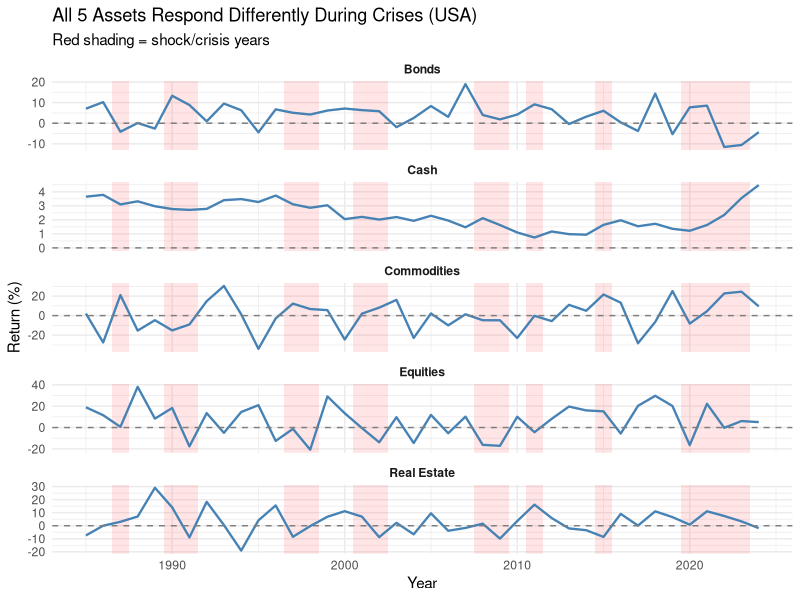
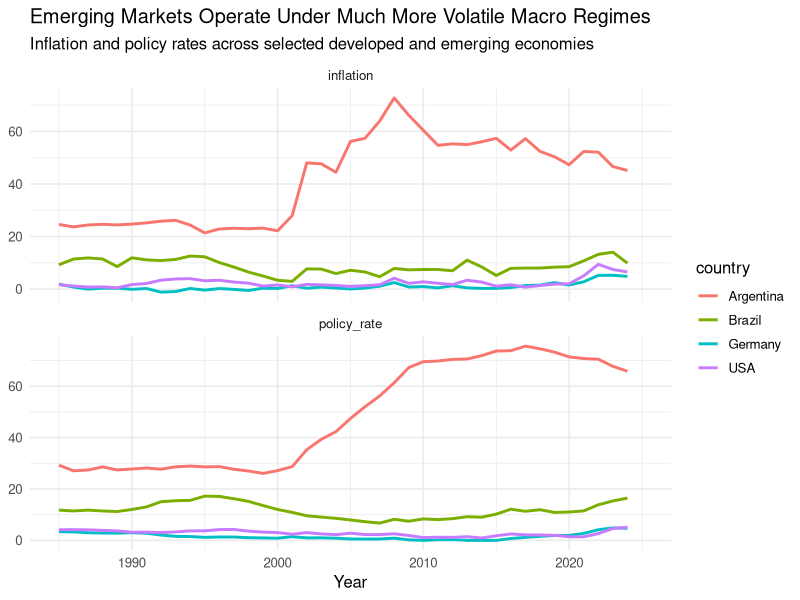
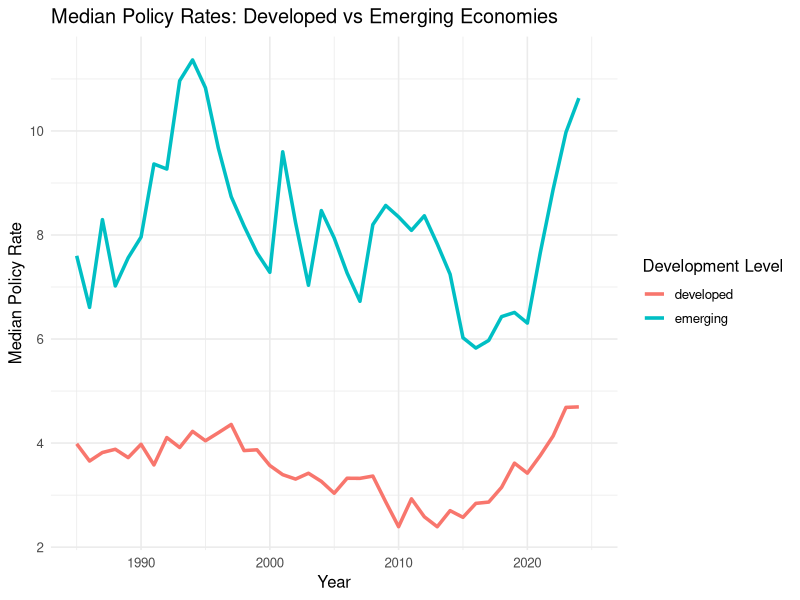
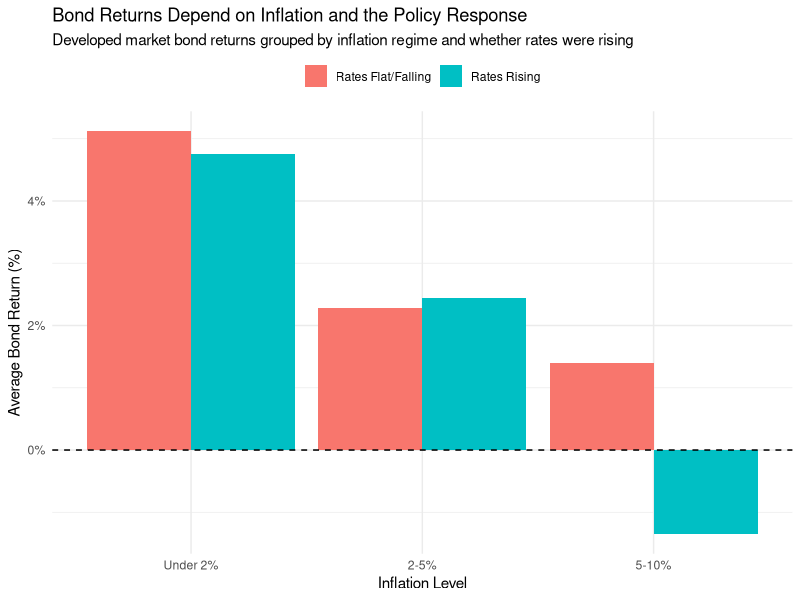
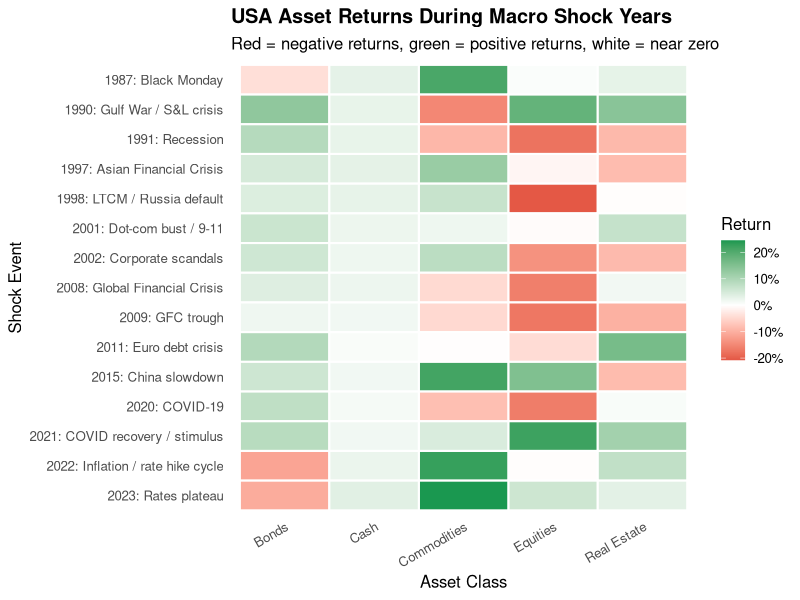

Generate these figures, in order, with R:
## ---- chunk 1


library(tidyverse)


# load all datasets
asset_returns <- read_csv("data/asset_returns.csv")
macro_indicators <- read_csv("data/macro_indicators.csv")
recession_episodes <- read_csv("data/recession_episodes.csv")
correlations <- read_csv("data/correlations.csv")
macro_monthly <- read_csv("data/macro_monthly.csv") 

# quick look at the structure of the two main datasets
glimpse(asset_returns)
glimpse(macro_indicators)

# what does a typical year look like for each investment type?
asset_returns |>
  summarize(
    `Avg Stock Return` = mean(equities),
    `Avg Bond Return` = mean(bonds),
    `Avg Real Estate Return` = mean(real_estate),
    `Avg Commodity Return` = mean(commodities),
    `Avg Cash Return` = mean(cash)
  )|>
  knitr::kable(digits = 2)

# how many countries and years are in the dataset?
asset_returns |> summarize(
  countries = n_distinct(country),
  years = n_distinct(year),
  total_rows = n()
)|>
  knitr::kable(digits = 2)

# what crises are in the data and how many country-years were affected?
asset_returns |>
  filter(!is.na(shock_event)) |>
  group_by(shock_event) |>
  summarize(
    years = paste(unique(year), collapse = ", "),
    countries_affected = n_distinct(country),
    country_years = n(),
    .groups = "drop"
  ) |>
  arrange(years) |>
  knitr::kable()

## ---- chunk 2

shock_avg <- asset_returns |>
  mutate(shock = ifelse(is.na(shock_event), "No Shock", "Shock")) |>
  group_by(shock) |>
  summarize(
    Equities = mean(equities),
    Bonds = mean(bonds),
    `Real Estate` = mean(real_estate),
    Commodities = mean(commodities),
    Cash = mean(cash)
  )

shock_avg |>
  knitr::kable()

# get the actual shock years for USA
usa_shocks <- asset_returns |>
  filter(country == "USA", !is.na(shock_event)) |>
  select(year, shock_event)

usa_shocks|>
  knitr::kable()
## ---- chunk 3
asset_returns |>
  filter(country == "USA") |>
  pivot_longer(cols = c(equities, bonds, real_estate, commodities, cash),
               names_to = "asset",
               values_to = "return") |>
  mutate(asset = str_to_title(str_replace_all(asset, "_", " ")),
         shock = ifelse(is.na(shock_event), "No Shock", "Shock")) |>
  ggplot(aes(x = year, y = return)) +
  # shade every shock year
  annotate("rect", xmin = 1986.5, xmax = 1987.5, ymin = -Inf, ymax = Inf, alpha = 0.1, fill = "red") +
  annotate("rect", xmin = 1989.5, xmax = 1991.5, ymin = -Inf, ymax = Inf, alpha = 0.1, fill = "red") +
  annotate("rect", xmin = 1996.5, xmax = 1998.5, ymin = -Inf, ymax = Inf, alpha = 0.1, fill = "red") +
  annotate("rect", xmin = 2000.5, xmax = 2002.5, ymin = -Inf, ymax = Inf, alpha = 0.1, fill = "red") +
  annotate("rect", xmin = 2007.5, xmax = 2009.5, ymin = -Inf, ymax = Inf, alpha = 0.1, fill = "red") +
  annotate("rect", xmin = 2010.5, xmax = 2011.5, ymin = -Inf, ymax = Inf, alpha = 0.1, fill = "red") +
  annotate("rect", xmin = 2014.5, xmax = 2015.5, ymin = -Inf, ymax = Inf, alpha = 0.1, fill = "red") +
  annotate("rect", xmin = 2019.5, xmax = 2023.5, ymin = -Inf, ymax = Inf, alpha = 0.1, fill = "red") +
  geom_line(color = "steelblue", linewidth = 0.8) +
  geom_hline(yintercept = 0, linetype = "dashed", color = "gray50") +
  facet_wrap(~asset, ncol = 1, scales = "free_y") +
  labs(
    title = "All 5 Assets Respond Differently During Crises (USA)",
    subtitle = "Red shading = shock/crisis years",
    x = "Year", y = "Return (%)"
  ) +
  theme_minimal(base_size = 11) +
  theme(strip.text = element_text(face = "bold"))
## ---- chunk 4

selected <- c("USA", "Germany", "Argentina", "Brazil")

macro_long <- macro_indicators |>
  filter(country %in% selected) |>
  select(country, year, inflation, policy_rate) |>
  pivot_longer(
    cols = c(inflation, policy_rate),
    names_to = "variable",
    values_to = "value"
  )

macro_long |>
  ggplot(aes(x = year, y = value, color = country)) +
  geom_line(linewidth = 1) +
  facet_wrap(~variable, scales = "free_y", ncol = 1) +
  scale_x_continuous(limits = c(1985, 2025)) +
  labs(
    title = "Emerging Markets Operate Under Much More Volatile Macro Regimes",
    subtitle = "Inflation and policy rates across selected developed and emerging economies",
    x = "Year",
    y = NULL
  ) +
  theme_minimal(base_size = 12)

## ---- chunk 5
macro_median <- macro_indicators |>
  filter(dev_level %in% c("developed", "emerging")) |>
  group_by(year, dev_level) |>
  summarize(
    median_policy_rate = median(policy_rate, na.rm = TRUE),
    .groups = "drop"
  )

macro_median |>
  ggplot(aes(x = year, y = median_policy_rate, color = dev_level)) +
  geom_line(linewidth = 1.2) +
  scale_x_continuous(limits = c(1985, 2025)) +
  labs(
    title = "Median Policy Rates: Developed vs Emerging Economies",
    x = "Year",
    y = "Median Policy Rate",
    color = "Development Level"
  ) +
  theme_minimal(base_size = 12)
## ---- chunk 6

joined <- asset_returns |>
  inner_join(
    macro_indicators,
    by = c("country", "year", "dev_level", "region", "shock_event")
  ) |>
  arrange(country, year) |>
  group_by(country) |>
  mutate(
    policy_change = policy_rate - lag(policy_rate),
    policy_response = case_when(
      policy_change > 0 ~ "Rates Rising",
      policy_change <= 0 ~ "Rates Flat/Falling",
      TRUE ~ NA_character_
    ),
    inflation_bucket = cut(
      inflation,
      breaks = c(-Inf, 2, 5, 10, Inf),
      labels = c("Under 2%", "2-5%", "5-10%", "Over 10%")
    )
  ) |>
  ungroup()

joined |>
  filter(dev_level == "developed", !is.na(policy_response)) |>
  group_by(inflation_bucket, policy_response) |>
  summarize(
    avg_bond = mean(bonds, na.rm = TRUE),
    n = n(),
    .groups = "drop"
  ) |>
  ggplot(aes(x = inflation_bucket, y = avg_bond, fill = policy_response)) +
  geom_col(position = "dodge") +
  geom_hline(yintercept = 0, linetype = "dashed", color = "black") +
  scale_y_continuous(labels = scales::percent_format(scale = 1, suffix = "%")) +
  labs(
    title = "Bond Returns Depend on Inflation and the Policy Response",
    subtitle = "Developed market bond returns grouped by inflation regime and whether rates were rising",
    x = "Inflation Level",
    y = "Average Bond Return (%)",
    fill = NULL
  ) +
  theme_minimal() +
  theme(legend.position = "top")
## ---- chunk 7

library(tidyverse)
library(scales)

usa_shock_heatmap <- asset_returns |>
  filter(country == "USA", !is.na(shock_event)) |>
  select(year, shock_event, equities, bonds, real_estate, commodities, cash) |>
  pivot_longer(
    cols = c(equities, bonds, real_estate, commodities, cash),
    names_to = "asset_class",
    values_to = "return"
  ) |>
  mutate(
    asset_class = str_to_title(str_replace_all(asset_class, "_", " ")),
    shock_label = paste0(year, ": ", shock_event)
  )

usa_shock_heatmap |>
  ggplot(aes(x = asset_class, y = fct_rev(shock_label), fill = return)) +
  geom_tile(color = "white", linewidth = 0.7) +
  scale_fill_gradient2(
    low = "#d73027",
    mid = "white",
    high = "#1a9850",
    midpoint = 0,
    labels = label_percent(scale = 1)
  ) +
  labs(
    title = "USA Asset Returns During Macro Shock Years",
    subtitle = "Red = negative returns, green = positive returns, white = near zero",
    x = "Asset Class",
    y = "Shock Event",
    fill = "Return"
  ) +
  theme_minimal(base_size = 12) +
  theme(
    panel.grid = element_blank(),
    axis.text.x = element_text(angle = 30, hjust = 1),
    plot.title = element_text(face = "bold")
  )
